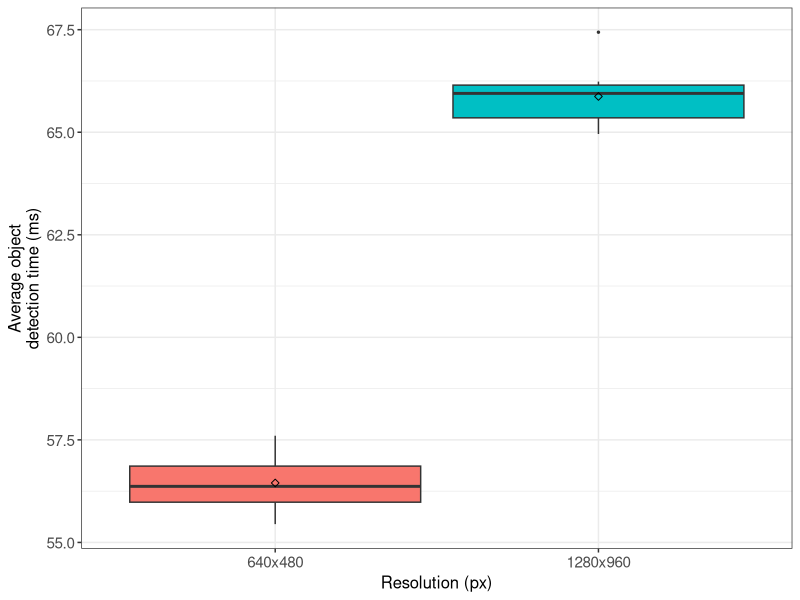
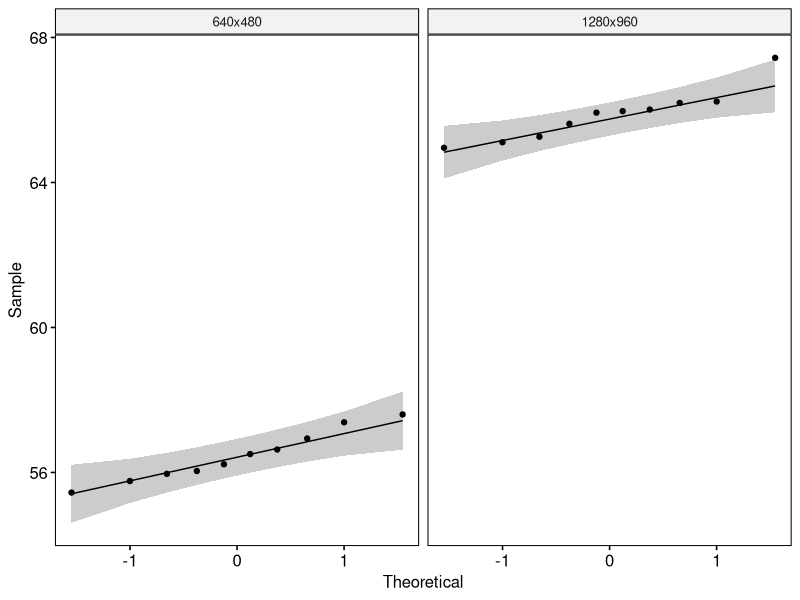

Reproduce these figures in R, in order.
## ---- chunk 1
if (!require('tidyverse')) install.packages('tidyverse', dependencies = TRUE); library('tidyverse')
if (!require('ggpubr')) install.packages('ggpubr', dependencies = TRUE); library('ggpubr')
if (!require('rstatix')) install.packages('rstatix', dependencies = TRUE); library('rstatix')
if (!require('ggplot2')) install.packages('ggplot2', dependencies = TRUE); library('ggplot2')
## ---- chunk 2
data <- read.csv(file = '../../raw_data/test_resolution/run_table.csv')
data <- subset(data, select = c(X__run_id, resolution, avg_detection_time_ms))
data$resolution <- factor(data$resolution, levels = c("640x480", "1280x960"))
data$avg_detection_time_ms <- as.numeric(data$avg_detection_time_ms)
## ---- chunk 3
data %>%
  group_by(resolution) %>%
  get_summary_stats(avg_detection_time_ms, type = "mean_sd")
## ---- chunk 4
#pdf(file = "../../figures/resolution_effect/detection_time.pdf")

ggplot(data, aes(x = resolution, y = avg_detection_time_ms, fill = resolution)) +
  theme_bw() + 
  geom_boxplot(width = 0.9, outlier.size = 0.5) + 
  stat_summary(fun = mean, color = 'black', geom = 'point', shape = 5, size = 1.5) +
  labs(x = "Resolution (px)", y = "Average object\ndetection time (ms)") +
  theme(legend.position = 'none') +
  theme(
    axis.title.x = element_text(size = 12, family = 'sans'),
    axis.title.y = element_text(size = 12, family = 'sans'),
    axis.text.x = element_text(size = 11, family = 'sans'),
    axis.text.y = element_text(size = 11, family = 'sans')
  )

#dev.off()
## ---- chunk 5
data %>% 
  group_by(resolution) %>%
  identify_outliers(avg_detection_time_ms)
## ---- chunk 6
ggqqplot(data, x = "avg_detection_time_ms", facet.by = "resolution")
## ---- chunk 7
data %>%
  group_by(resolution) %>%
  shapiro_test(avg_detection_time_ms)
## ---- chunk 8
data %>%
  t_test(avg_detection_time_ms ~ resolution) %>%
  add_significance()
## ---- chunk 9
data %>%
  cohens_d(avg_detection_time_ms ~ resolution)
